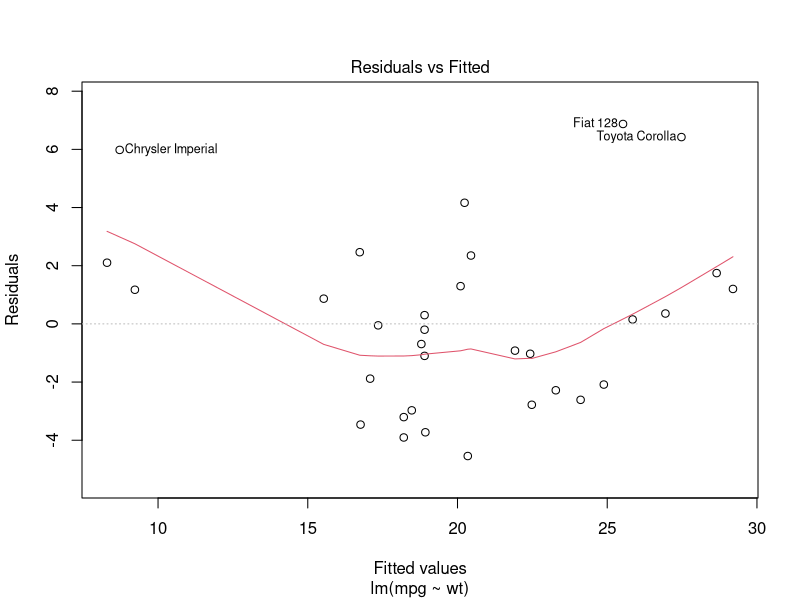
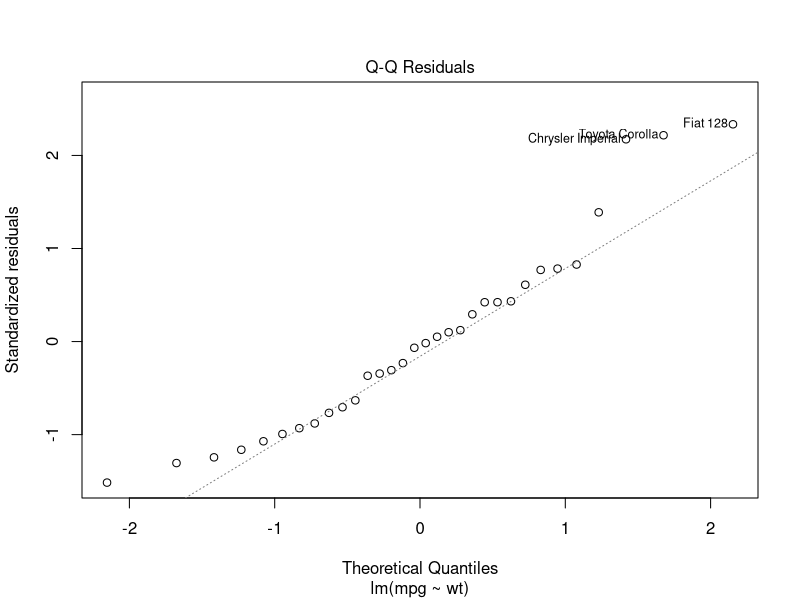
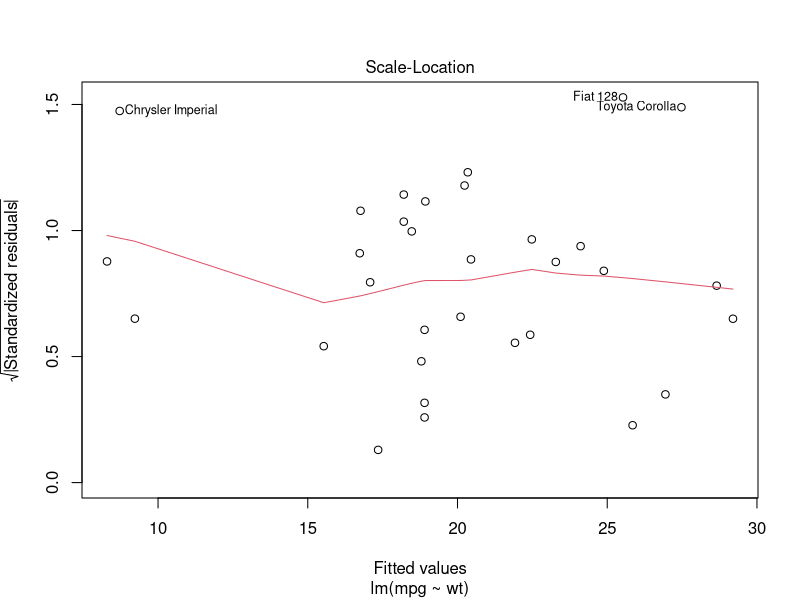
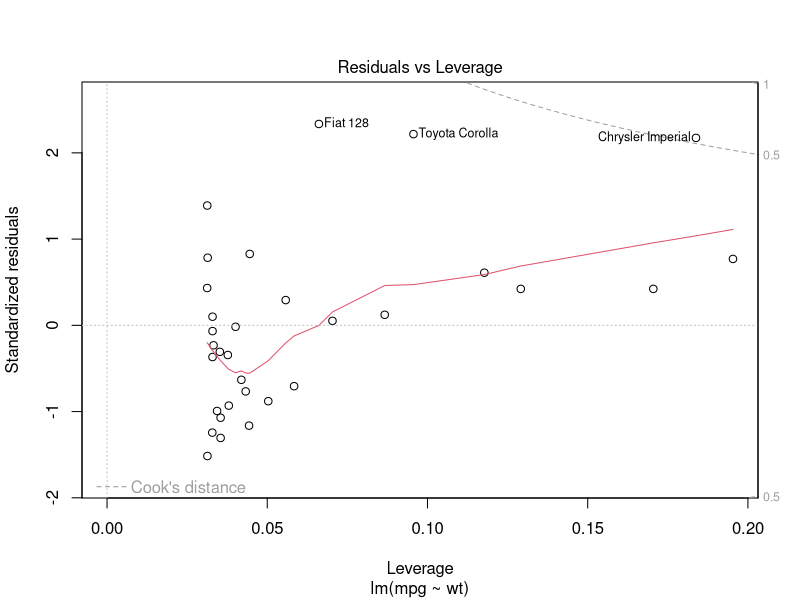
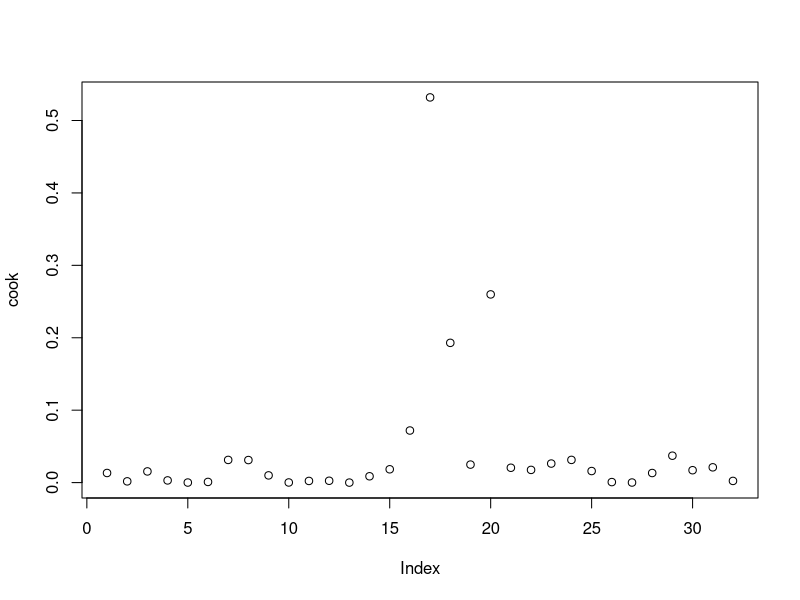

Reproduce these figures in R, in order. (Note: this script raises an error after producing the figures.)
#Show the lib path
.libPaths()

#show library
library()

#search() tells you which packages are loaded and ready to use
search()

#install packages
install.packages("gclus")

#update packages
update.packages()

#see details on your packages
#lists the packages you have, along with their version numbers, dependencies, and other information
installed.packages()

#load the package using the library
library(base)

#get help for the package it illusitrative functions and how it works
help(package="spatial")

#================================================================
#run a simple linear regression predicting miles per gallon (mpg) 
#from car weight(wt), using the automotive dataset mtcars.
#================================================================

lmfit <- lm(mpg~wt, data=mtcars)
summary(lmfit)
plot(lmfit)
cook<-cooks.distance(lmfit)
plot(cook)
#================================================================


#================================================================
#Installing a package, exploring the dataset, getting help on functions etc.
#================================================================

help.start()
install.packages("vcd")
help(package="vcd")
library(vcd)
help(Arthritis)
Arthritis
example(Arthritis)

